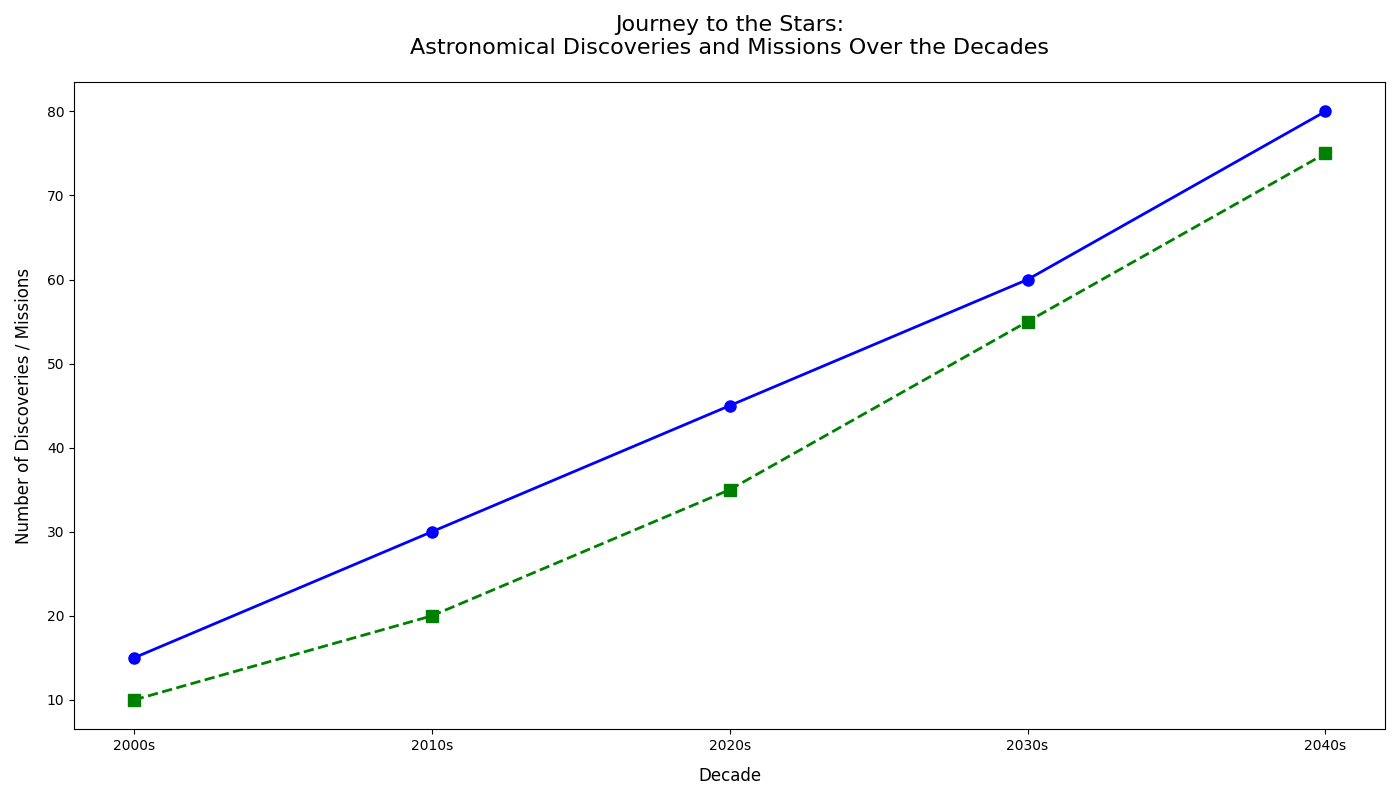

Here is the Python script that generated this plot:
import matplotlib.pyplot as plt

decades = ['2000s', '2010s', '2020s', '2030s', '2040s']
discoveries = [15, 30, 45, 60, 80]
missions = [10, 20, 35, 55, 75]

fig, ax = plt.subplots(figsize=(14, 8))

ax.plot(decades, discoveries, marker='o', linestyle='-', color='b', linewidth=2, markersize=8)
ax.plot(decades, missions, marker='s', linestyle='--', color='g', linewidth=2, markersize=8)

ax.set_xlabel('Decade', fontsize=12, labelpad=10)
ax.set_ylabel('Number of Discoveries / Missions', fontsize=12, labelpad=10)
ax.set_title('Journey to the Stars:\nAstronomical Discoveries and Missions Over the Decades', fontsize=16, pad=20)

plt.tight_layout()
plt.show()
